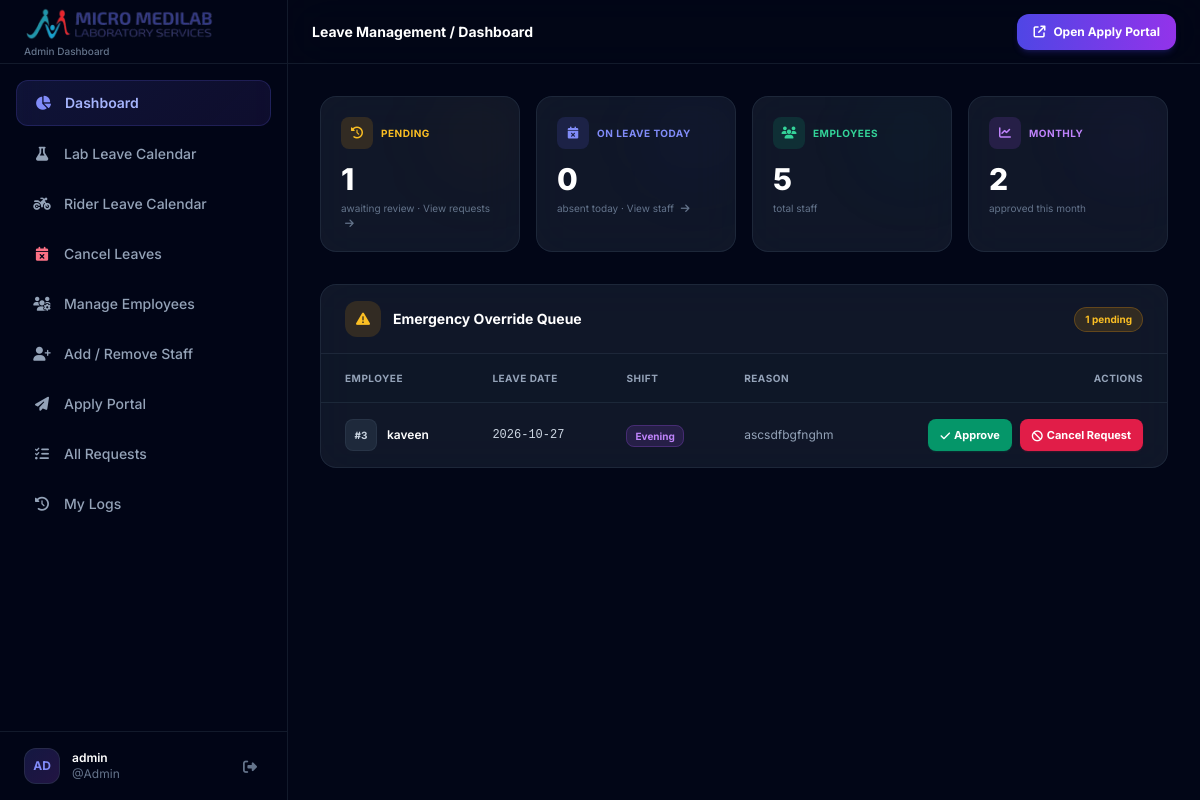
The page /admin.php (signed in) on the database its author committed.
### tables this page shows
CREATE TABLE leave_requests (
        id INTEGER PRIMARY KEY AUTOINCREMENT,
        user_id INTEGER NOT NULL,
        leave_date DATE NOT NULL,
        shift_applied TEXT NOT NULL,
        is_emergency INTEGER DEFAULT 0,
        reason TEXT,
        status TEXT NOT NULL DEFAULT 'Pending',
        created_at DATETIME DEFAULT CURRENT_TIMESTAMP
    );

CREATE TABLE users (
        id INTEGER PRIMARY KEY AUTOINCREMENT,
        name TEXT NOT NULL,
        email TEXT,
        password TEXT,
        username TEXT UNIQUE,
        shift_type TEXT NOT NULL DEFAULT 'M',
        position TEXT,
        emp_number TEXT
    , employee_type TEXT NOT NULL DEFAULT 'lab', lab_id INTEGER);

### admin.php (the view, shortened to what the rows shown need)
<?php
include 'db.php';
include 'auth.php';
$currentUser = getCurrentUser();
$pageTitles = [
    'dashboard' => 'Dashboard',
    'lab-calendar' => 'Lab Leave Calendar',
    'rider-calendar' => 'Rider Leave Calendar',
    'cancel-leaves' => 'Cancel Leaves',
    'employees' => 'Manage Employees',
    'pending-leaves' => 'Pending Leaves',
    'today-leaves' => 'On Leave Today',
];
$adminPage = $_GET['page'] ?? 'dashboard';
$stmt = $conn->query("SELECT lr.*, u.name, u.emp_number, u.username, u.position, u.employee_type
                      FROM leave_requests lr
                      JOIN users u ON lr.user_id = u.id
                      WHERE lr.status = 'Pending'
                      ORDER BY lr.created_at DESC");
$pending_requests = $stmt->fetchAll(PDO::FETCH_ASSOC);
$admins = $conn->query("SELECT * FROM admin_users ORDER BY id")->fetchAll(PDO::FETCH_ASSOC);
?>
<!DOCTYPE html>
<html lang="en">
<head>
    <script src="https://cdn.tailwindcss.com"></script>
    <link rel="stylesheet" href="https://cdnjs.cloudflare.com/ajax/libs/font-awesome/6.4.0/css/all.min.css">
</head>
<body class="bg-slate-950 text-slate-100 antialiased min-h-screen flex">
    <aside id="adminSidebar" class="w-72 max-w-[85vw] bg-slate-950/95 lg:bg-slate-950/80 backdrop-blur-xl border-r border-slate-800/60 flex flex-col justify-between hidden lg:flex fixed inset-y-0 left-0 z-40 overflow-y-auto">
        <div class="p-4 border-t border-slate-800/60">
            <div class="flex items-center gap-3 px-2">
                <div class="w-9 h-9 rounded-xl bg-gradient-to-br from-indigo-500/20 to-purple-500/20 border border-slate-700/50 flex items-center justify-center text-indigo-400 text-xs font-bold">
                    <?= strtoupper(substr($currentUser['name'], 0, 2)); ?>
                </div>
                <div class="text-xs flex-1 min-w-0">
                    <p class="font-semibold text-white truncate"><?= htmlspecialchars($currentUser['name']); ?></p>
                    <p class="text-slate-500 truncate">@<?= htmlspecialchars($_SESSION['user_username'] ?? 'admin'); ?></p>
                </div>
                <a href="logout.php" class="text-slate-500 hover:text-rose-400 transition p-1.5 rounded-lg hover:bg-slate-800/50" title="Logout">
                    <i class="fa-solid fa-right-from-bracket text-sm"></i>
                </a>
            </div>
        </div>
    </aside>
    <main class="flex-1 lg:ml-72 flex flex-col min-w-0 min-h-screen">
        <header class="h-16 bg-slate-950/50 backdrop-blur-xl border-b border-slate-800/60 sticky top-0 z-30 flex items-center justify-between px-6">
            <div class="flex items-center gap-3">
                <h1 class="text-sm font-bold text-white">Leave Management / <?= htmlspecialchars($pageTitles[$adminPage]); ?></h1>
            </div>
        </header>
        <div class="p-6 md:p-8 space-y-8 max-w-7xl mx-auto w-full">
            <?php if ($adminPage === 'dashboard'): ?>
            <div class="card-glass border border-slate-700/40 rounded-2xl overflow-hidden">
                <div class="px-6 py-4 border-b border-slate-700/40 flex items-center gap-3">
                    <h2 class="font-bold text-white text-sm">Emergency Override Queue</h2>
                </div>
                <div class="overflow-x-auto">
                    <?php if (count($pending_requests) > 0): ?>
                        <table class="w-full text-left border-collapse text-sm">
                            <thead>
                                <tr class="border-b border-slate-700/40 bg-slate-900/30">
                                    <th class="py-3.5 px-6 text-[10px] font-bold text-slate-400 uppercase tracking-wider">Employee</th>
                                    <th class="py-3.5 px-6 text-[10px] font-bold text-slate-400 uppercase tracking-wider">Leave Date</th>
                                    <th class="py-3.5 px-6 text-[10px] font-bold text-slate-400 uppercase tracking-wider">Shift</th>
                                    <th class="py-3.5 px-6 text-[10px] font-bold text-slate-400 uppercase tracking-wider">Reason</th>
                                    <th class="py-3.5 px-6 text-[10px] font-bold text-slate-400 uppercase tracking-wider text-right">Actions</th>
                                </tr>
                            </thead>
                            <tbody class="divide-y divide-slate-700/30">
                                <?php foreach($pending_requests as $row): ?>
                                    <tr class="hover:bg-slate-800/30 transition-colors">
                                        <td class="py-4 px-6">
                                            <div class="flex items-center gap-2.5">
                                                <div class="w-8 h-8 rounded-lg bg-slate-800 border border-slate-700/50 flex items-center justify-center text-[10px] font-bold text-slate-300">#<?= $row['user_id']; ?></div>
                                                <span class="font-semibold text-white text-xs"><?= htmlspecialchars($row['name']); ?></span>
                                            </div>
                                        </td>
                                        <td class="py-4 px-6 font-mono text-xs text-slate-300"><?= $row['leave_date']; ?></td>
                                        <td class="py-4 px-6">
                                            <span class="px-2 py-1 rounded-lg text-[10px] font-bold <?= $row['shift_applied'] == 'M' ? 'bg-blue-500/15 text-blue-400 border border-blue-500/25' : 'bg-purple-500/15 text-purple-400 border border-purple-500/25'; ?>">
                                                <?= $row['shift_applied'] == 'M' ? 'Morning' : 'Evening'; ?>
                                            </span>
                                        </td>
                                        <td class="py-4 px-6 text-slate-400 text-xs max-w-[200px] truncate"><?= htmlspecialchars($row['reason']); ?></td>
                                        <td class="py-4 px-6 text-right">
                                            <div class="flex items-center justify-end gap-2">
                                                <a href="admin.php?page=dashboard&action=approve&id=<?= $row['id']; ?>"
                                                    class="text-[11px] font-bold bg-emerald-600 hover:bg-emerald-500 text-white px-3 py-1.5 rounded-lg transition shadow-sm shadow-emerald-600/20 flex items-center gap-1">
                                                    <i class="fa-solid fa-check"></i> Approve
                                                </a>
                                                <a href="admin.php?page=dashboard&action=cancel&id=<?= $row['id']; ?>"
                                                    onclick="return confirm('Mema leave request eka cancel karanna surety da?');"
                                                    class="text-[11px] font-bold bg-rose-600 hover:bg-rose-500 text-white px-3 py-1.5 rounded-lg transition shadow-sm shadow-rose-600/20 flex items-center gap-1">
                                                    <i class="fa-solid fa-ban"></i> Cancel Request
                                                </a>
                                            </div>
                                        </td>
                                    </tr>
                                <?php endforeach; ?>
                            </tbody>
                        </table>
                    <?php endif; ?>
                </div>
            </div>
            <?php endif; ?>
        </div>
    </main>
</body>
</html>

### rows shown on the page
leave_requests: user "3", user.name "kaveen", leave_date "2026-10-27", shift_applied "Evening", reason "ascsdfbgfnghm"

### other values the page prints
substr($currentUser['name'], 0, 2) "AD"
$currentUser['name'] "admin"
$_SESSION['user_username'] "Admin"
$pageTitles[$adminPage] "Dashboard"
$pending_count "1"
$today_leaves "0"
$total_users "5"
$approved_month "2"
